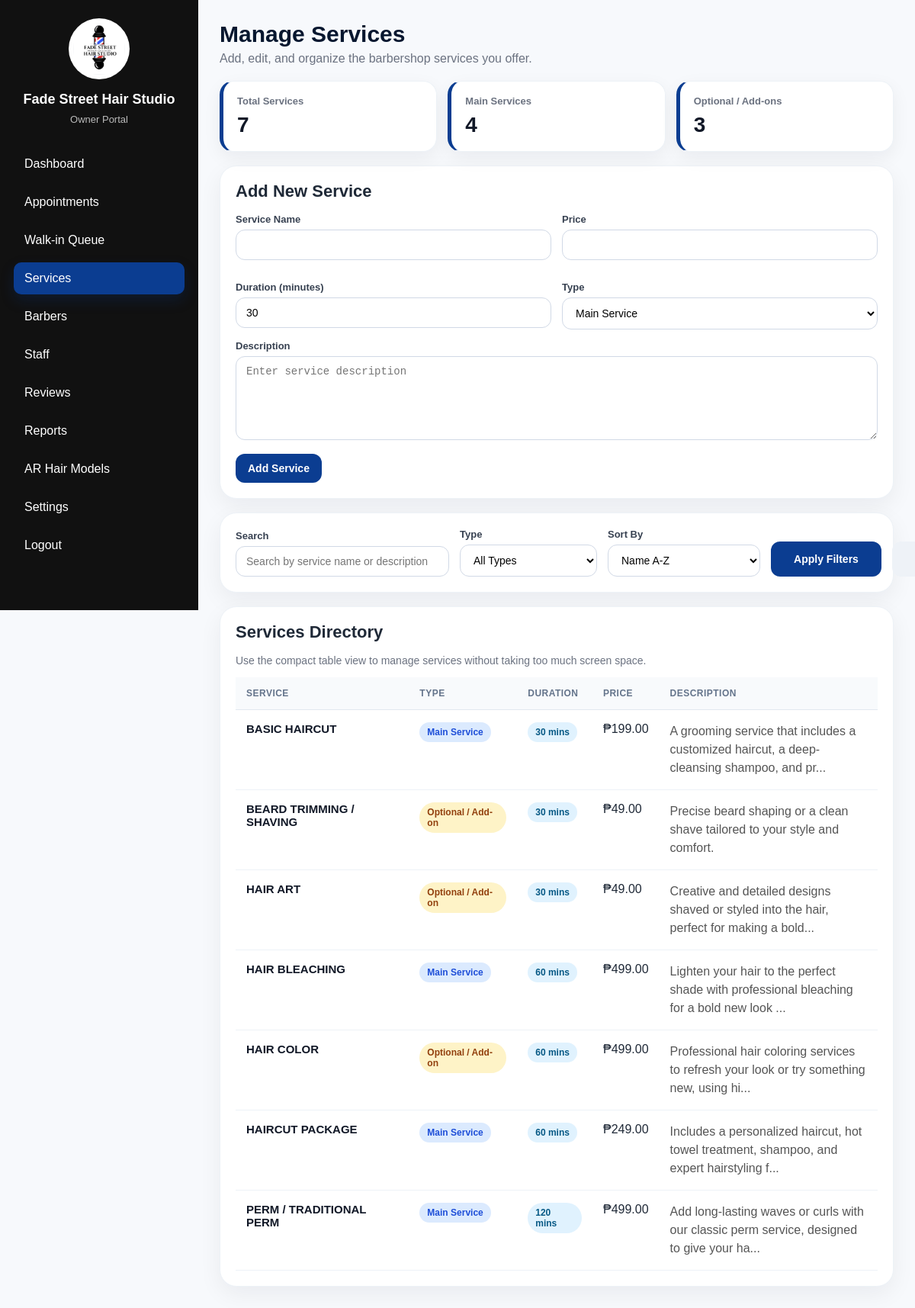
Screenshot of /admin_services.php (signed in) with the database file from the repository.
### tables this page shows
CREATE TABLE `settings` (
  `id` int(11) NOT NULL,
  `shop_name` varchar(150) NOT NULL,
  `logo` varchar(255) DEFAULT NULL,
  `banner_image` varchar(255) DEFAULT NULL,
  `booking_policy` text DEFAULT NULL,
  `about_us` text DEFAULT NULL,
  `address` varchar(255) DEFAULT NULL,
  `phone` varchar(20) DEFAULT NULL,
  `email` varchar(100) DEFAULT NULL,
  `facebook` varchar(150) DEFAULT NULL,
  `est_year` varchar(10) DEFAULT NULL,
  `opening_hours` varchar(100) DEFAULT NULL,
  `created_at` datetime DEFAULT current_timestamp(),
  `smtp_email` varchar(150) DEFAULT NULL,
  `smtp_password` varchar(255) DEFAULT NULL,
  `smtp_from_name` varchar(150) DEFAULT NULL
);

CREATE TABLE `services` (
  `id` int(11) NOT NULL,
  `name` varchar(100) NOT NULL,
  `description` text DEFAULT NULL,
  `price` decimal(10,2) NOT NULL,
  `duration_minutes` int(11) NOT NULL DEFAULT 30
);

### admin_services.php (the view, shortened to what this page needs)
<?php
include 'db.php';
$settings = $conn->query("SELECT * FROM settings LIMIT 1");
$shop = $settings ? $settings->fetch_assoc() : null;
$search_filter = trim($_GET['search'] ?? '');
$sort_filter = trim($_GET['sort'] ?? 'name_asc');
$whereParts = [];
$whereSql = !empty($whereParts) ? 'WHERE ' . implode(' AND ', $whereParts) : '';
$orderSql = "ORDER BY s.name ASC";
$summary = [
    'total_services' => 0,
    'main_services' => 0,
    'optional_services' => 0
];
$summaryRes = $conn->query("
    SELECT
        COUNT(*) AS total_services
    FROM services
");
if ($summaryRes) {
    $summary['total_services'] = (int)($summaryRes->fetch_assoc()['total_services'] ?? 0);
}
$mainRes = $conn->query("
    SELECT COUNT(*) AS total_main
    FROM services s
    LEFT JOIN optional_services os ON s.id = os.service_id
    WHERE os.service_id IS NULL
");
if ($mainRes) {
    $summary['main_services'] = (int)($mainRes->fetch_assoc()['total_main'] ?? 0);
}
$optionalRes = $conn->query("SELECT COUNT(*) AS total_optional FROM optional_services");
if ($optionalRes) {
    $summary['optional_services'] = (int)($optionalRes->fetch_assoc()['total_optional'] ?? 0);
}
$sql = "
    SELECT
        s.*,
        CASE WHEN os.service_id IS NOT NULL THEN 1 ELSE 0 END AS is_optional
    FROM services s
    LEFT JOIN optional_services os ON s.id = os.service_id
    $whereSql
    $orderSql
";
$stmt = $conn->prepare($sql);
$stmt->execute();
$services = $stmt->get_result();
?>
<!DOCTYPE html>
<html lang="en">
<head>
    <link rel="stylesheet" href="styles.css">
</head>
<body>
<div class="admin-layout">
    <aside class="admin-sidebar" id="adminSidebar">
        <div class="admin-brand">
            <img src="images/<?= htmlspecialchars($shop['logo'] ?? 'logo.png') ?>" alt="Shop Logo">
            <h2><?= htmlspecialchars($shop['shop_name'] ?? 'Barbershop') ?></h2>
            <p>Owner Portal</p>
        </div>
        <nav class="admin-nav">
            <a href="admin_dashboard.php">Dashboard</a>
            <a href="admin_appointments.php">Appointments</a>
            <a href="admin_walkins.php">Walk-in Queue</a>
            <a href="admin_services.php" class="active">Services</a>
            <a href="admin_barbers.php">Barbers</a>
            <a href="admin_staff.php">Staff</a>
            <a href="admin_reviews.php">Reviews</a>
            <a href="admin_reports.php">Reports</a>
            <a href="admin_ar_models.php">AR Hair Models</a>
            <a href="admin_settings.php">Settings</a>
            <a href="logout.php">Logout</a>
        </nav>
    </aside>
    <main class="admin-main">
        <div class="page-header">
            <div>
                <h1>Manage Services</h1>
                <p>Add, edit, and organize the barbershop services you offer.</p>
            </div>
        </div>
        <section class="stats-grid">
            <div class="stat-card">
                <h3>Total Services</h3>
                <div class="value"><?= $summary['total_services'] ?></div>
            </div>
            <div class="stat-card">
                <h3>Main Services</h3>
                <div class="value"><?= $summary['main_services'] ?></div>
            </div>
            <div class="stat-card">
                <h3>Optional / Add-ons</h3>
                <div class="value"><?= $summary['optional_services'] ?></div>
            </div>
        </section>
        <section class="panel">
            <h2>Add New Service</h2>
            <form method="POST">
                <div class="form-grid">
                    <div class="form-group">
                        <label>Service Name</label>
                        <input type="text" name="name" required>
                    </div>
                    <div class="form-group">
                        <label>Price</label>
                        <input type="number" name="price" step="0.01" min="0.01" required>
                    </div>
                    <div class="form-group">
                        <label>Duration (minutes)</label>
                        <input type="number" name="duration_minutes" min="1" required value="30">
                    </div>
                    <div class="form-group">
                        <label>Type</label>
                        <select name="type_selector" onchange="document.getElementById('is_optional_add').checked = (this.value === 'optional');">
                            <option value="main">Main Service</option>
                        </select>
                    </div>
                </div>
                <div class="form-group">
                    <label>Description</label>
                    <textarea name="description" placeholder="Enter service description"></textarea>
                </div>
                <div class="action-row">
                    <button type="submit" class="btn btn-primary">Add Service</button>
                </div>
            </form>
        </section>
        <section class="panel">
            <form method="GET" class="filter-grid">
                <div class="form-group">
                    <label for="search">Search</label>
                    <input
                        type="text"
                        name="search"
                        id="search"
                        value="<?= htmlspecialchars($search_filter) ?>"
                        placeholder="Search by service name or description"
                    >
                </div>
                <div class="form-group">
                    <label for="type_filter">Type</label>
                    <select name="type_filter" id="type_filter">
                        <option value="">All Types</option>
                    </select>
                </div>
                <div class="form-group">
                    <label for="sort">Sort By</label>
                    <select name="sort" id="sort">
                        <option value="name_asc" <?= $sort_filter === 'name_asc' ? 'selected' : '' ?>>Name A-Z</option>
                    </select>
                </div>
                <button type="submit" class="btn btn-primary">Apply Filters</button>
                <a href="admin_services.php" class="btn btn-secondary">Reset</a>
            </form>
        </section>
        <section class="panel">
            <div class="table-head">
                <div>
                    <h2>Services Directory</h2>
                    <p>Use the compact table view to manage services without taking too much screen space.</p>
                </div>
            </div>
            <?php if ($services && $services->num_rows > 0): ?>
                <div class="table-responsive">
                    <table>
                        <thead>
                            <tr>
                                <th>Service</th>
                                <th>Type</th>
                                <th>Duration</th>
                                <th>Price</th>
                                <th>Description</th>
                                <th style="width: 140px;">Action</th>
                            </tr>
                        </thead>
                        <tbody>
                            <?php while ($service = $services->fetch_assoc()): ?>
                                <tr>
                                    <td class="service-name">
                                        <strong><?= htmlspecialchars($service['name']) ?></strong>
                                    </td>
                                    <td>
                                        <?php if ((int)$service['is_optional'] === 1): ?>
                                            <span class="tag tag-optional">Optional / Add-on</span>
                                        <?php else: ?>
                                            <span class="tag tag-main">Main Service</span>
                                        <?php endif; ?>
                                    </td>
                                    <td>
                                        <span class="tag tag-duration"><?= (int)$service['duration_minutes'] ?> mins</span>
                                    </td>
                                    <td>₱<?= number_format($service['price'], 2) ?></td>
                                    <td>
                                        <div class="description-preview">
                                            <?= htmlspecialchars(mb_strimwidth($service['description'] ?: 'No description provided.', 0, 90, '...')) ?>
                                        </div>
                                    </td>
                                    <td>
                                    </td>
                                </tr>
                            <?php endwhile; ?>
                        </tbody>
                    </table>
                </div>
            <?php else: ?>
                <div class="empty-state">
                    No services found.
                </div>
            <?php endif; ?>
        </section>
    </main>
</div>
</body>
</html>

### styles.css (style rules this page uses)
body { font-family: 'Arial', sans-serif; margin: 0; background-color: #fdfdfd; color: #222; }
body { margin: 0; font-family: Arial, sans-serif; background-color: #fff; color: #000; overflow-x: hidden; }
html, body { height: 100%; }

### rows the page displays
settings: logo (picture), shop_name "Fade Street Hair Studio"
services: name "BASIC HAIRCUT", shows "Main Service", duration_minutes "30", price "199.00", description "A grooming service that includes a customized haircut, a deep-cleansing shampoo, and pr..."
services: name "BEARD TRIMMING / SHAVING", shows "Optional / Add-on", duration_minutes "30", price "49.00", description "Precise beard shaping or a clean shave tailored to your style and comfort."
services: name "HAIR ART", shows "Optional / Add-on", duration_minutes "30", price "49.00", description "Creative and detailed designs shaved or styled into the hair, perfect for making a bold..."
services: name "HAIR BLEACHING", shows "Main Service", duration_minutes "60", price "499.00", description "Lighten your hair to the perfect shade with professional bleaching for a bold new look ..."
services: name "HAIR COLOR", shows "Optional / Add-on", duration_minutes "60", price "499.00", description "Professional hair coloring services to refresh your look or try something new, using hi..."
services: name "HAIRCUT PACKAGE", shows "Main Service", duration_minutes "60", price "249.00", description "Includes a personalized haircut, hot towel treatment, shampoo, and expert hairstyling f..."
services: name "PERM / TRADITIONAL PERM", shows "Main Service", duration_minutes "120", price "499.00", description "Add long-lasting waves or curls with our classic perm service, designed to give your ha..."

### other values shown
$summary['total_services'] "7"
$summary['main_services'] "4"
$summary['optional_services'] "3"
